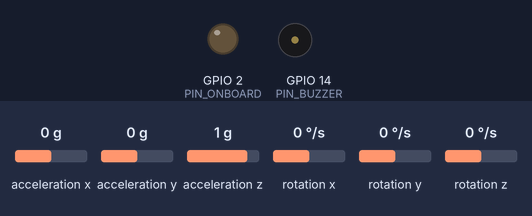
Bench run of a sketch on a simulated ESP32. Parts: output pins drawn as LEDs (lit = HIGH), buzzer (waves = sounding, pin HIGH). Wiring (inferred from the names in the program): MPU-6050 motion sensor at I2C address 0x68. The inputs (shaded band) are chosen by the test bench; at power-on: acceleration x 0 g, acceleration y 0 g, acceleration z 1 g, rotation x 0 °/s, rotation y 0 °/s, rotation z 0 °/s. WiFi joins after 1.5 s; servers stay silent unless stated; what the sketch prints to the serial monitor is not drawn.

Above: at 1.5 s.
1.6 s: acceleration x set to -1.4 g
At 1.77 s:
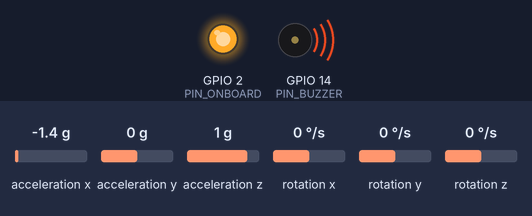
4.6 s: acceleration x set to 0.1 g
7.6 s: acceleration x set to 0 g
At 9.4 s:
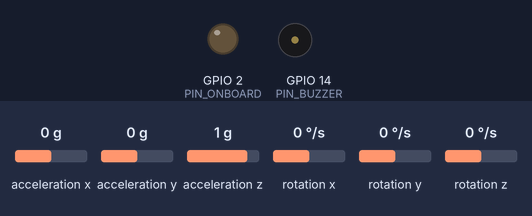
10.3 s: acceleration x set to -0.8 g
At 10.45 s:
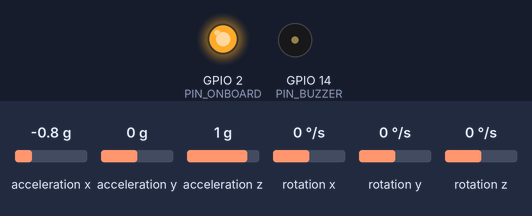
Timing chart, 0 to 14.3 s (numbered marks = the images above; inputs shaded):
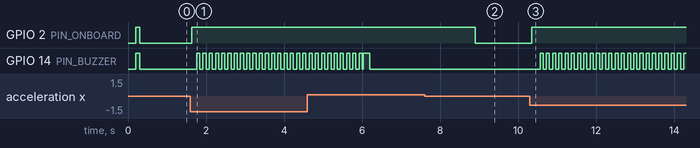

The sketch:

node.ino
```cpp
/*
 * ================================================================================
 *                   SURAKSHAMESH NODE FIRMWARE — SIH26025
 * Unified Sketch for Central Gateway (NODE-01) & Mesh Nodes (NODE-02, NODE-03)
 * ================================================================================
 *
 * Board Roles:
 *   NODE_INDEX 1, IS_GATEWAY 1 -> Central Gateway (NODE-01) with USB Serial / Wi-Fi Telemetry
 *   NODE_INDEX 2, IS_GATEWAY 0 -> Field Sensor Node (NODE-02) on wooden plank
 *   NODE_INDEX 3, IS_GATEWAY 0 -> Field Sensor Node (NODE-03) on wooden plank
 *
 * Hardware Wiring (Identical across all 3 nodes):
 *   MPU6050 IMU:   VCC -> 3V3 | GND -> GND | SDA -> GPIO 21 | SCL -> GPIO 22 | AD0 -> GND
 *   Active Buzzer: Pos(+) -> GPIO 14 | Neg(-) -> GND
 *   Status LED:    Onboard LED (GPIO 2)
 *   Power:         TP4056 + 18650 Battery (OUT+ -> VIN, OUT- -> GND) or USB-C
 *
 * Libraries Required (Built-in with ESP32 Board Package):
 *   Wire.h, esp_now.h, WiFi.h, esp_wifi.h, math.h
 * ================================================================================
 */

#include <Wire.h>
#include <esp_now.h>
#include <esp_wifi.h>
#include <WiFi.h>
#include <math.h>

// ==================== Node Configuration ====================
#define NODE_INDEX       1          // 1: NODE-01 (Gateway), 2: NODE-02, 3: NODE-03
#define IS_GATEWAY       1          // 1 on Central Gateway (NODE-01), 0 on Field Nodes
#define FLIP_PITCH       0          // 1 if IMU is mounted reversed on pitch axis
#define FLIP_ROLL        0          // 1 if IMU is mounted reversed on roll axis
#define MESH_CHANNEL     1          // Fixed Wi-Fi channel for 100% reliable ESP-NOW mesh

// Communication Mode for Gateway
#define USE_WIFI_HTTP    0          // 0 = USB Serial (serial-bridge.mjs), 1 = Direct Wi-Fi HTTP POST
#define WIFI_SSID        "SurakshaMesh-Hotspot"
#define WIFI_PASS        "suraksha123"
#define API_URL          "http://192.168.137.1:3000/api/telemetry"

// Peripherals
#define USE_ONBOARD_LED  1
#define USE_BUZZER       1          // Active Buzzer on GPIO 14

// Pin Definitions
#define MPU_ADDR         0x68
#define SDA_PIN          21
#define SCL_PIN          22
#define PIN_BUZZER       14
#define PIN_ONBOARD      2

// Sampling & Filter Constants
#define SAMPLE_HZ        50         // 50 Hz loop rate (20ms interval)
#define SEND_MS          1000       // Broadcast rate: 1 packet per second
#define VIB_WINDOW       50         // 50-sample rolling RMS window (1.0s)
#define ALPHA            0.98f      // Complementary filter weight (98% gyro + 2% accel)

#if USE_WIFI_HTTP
#include <HTTPClient.h>
#endif

// Packet structure sent over ESP-NOW mesh (29 bytes packed)
typedef struct __attribute__((packed)) {
  uint8_t  id;           // Node ID (1, 2, 3)
  uint16_t seq;          // Packet sequence counter (wraps at 65535)
  float    pitch;        // Relative delta pitch (degrees)
  float    roll;         // Relative delta roll (degrees)
  float    vib;          // Dynamic vibration RMS (g)
  float    stalta;       // Current STA/LTA ratio
  float    temp_c;       // Internal MPU6050 temperature (Celsius)
  uint32_t t_ms;         // Node uptime (milliseconds)
  uint8_t  risk;         // Risk Level: 0=Normal, 1=Watch, 2=Warning, 3=Critical
  uint8_t  event_type;   // Event Classification: 0=None, 1=Pending, 2=Subsidence, 3=Blast
} packet_t;

// Sensor & Filter State
static bool  mpu_ready = false;
static bool  first_sample = true;
static bool  tared = false;
static float pitch_raw = 0.0f, roll_raw = 0.0f;
static float pitch_zero = 0.0f, roll_zero = 0.0f; // Auto-tared resting zero
static float delta_pitch = 0.0f, delta_roll = 0.0f;
static uint32_t tilt_started_at = 0;

// Dynamic Vibration State (AC filter eliminates static gravity offset)
static float mag_dc = 1.0f;
static float vib_rms = 0.0f;
static float vib_buf[VIB_WINDOW];
static int   vib_i = 0;
static int   vib_n = 0;

// STA/LTA Event Detector & Blast Classifier (Allen 1978, Earle & Shearer 1994)
#define STA_SAMPLES        25        // 0.5 s at 50 Hz
#define LTA_SAMPLES        1500      // 30.0 s at 50 Hz
#define STALTA_THRESH      4.0f      // Event trigger ratio

static float   sta_buf[STA_SAMPLES];
static float   lta_buf[LTA_SAMPLES];
static int     sta_i   = 0;
static int     lta_i   = 0;
static float   sta_sum = 0.0f;
static float   lta_sum = 0.0f;
static float   stalta_ratio = 0.0f;

// Event State Machine (Blast vs. Ground Subsidence)
#define EVT_TILT_DELTA_DEG 0.5f      // Minimum tilt shift to confirm subsidence (degrees)
#define EVT_CHECK_MS       30000UL   // 30s observation window before classifying
#define EVT_RESET_MS       90000UL   // 90s reset window after classification

typedef enum { EVT_NONE = 0, EVT_PENDING = 1, EVT_SUBSIDENCE = 2, EVT_BLAST = 3 } evt_t;

static evt_t    evt_state          = EVT_NONE;
static uint32_t evt_time           = 0;
static float    evt_pitch_snapshot = 0.0f;
static float    evt_roll_snapshot  = 0.0f;
static uint8_t  event_type         = 0;
static uint16_t seq_counter        = 0;
static float    node_temp_c        = 25.0f;

// Alarm & Mesh State
static uint8_t risk = 0;
static uint8_t max_mesh_risk = 0;
static uint32_t last_mesh_alert = 0;
static uint32_t last_send = 0;
static uint32_t last_sample = 0;
static uint32_t last_mpu_retry = 0;
static uint8_t broadcast_mac[] = {0xFF, 0xFF, 0xFF, 0xFF, 0xFF, 0xFF};

// Helpers
static const char* getNodeName(uint8_t id) {
  if (id == 1) return "NODE-01";
  if (id == 2) return "NODE-02";
  if (id == 3) return "NODE-03";
  static char customName[16];
  snprintf(customName, sizeof(customName), "NODE-%02d", id);
  return customName;
}

static const char* getNodeRole(uint8_t id) {
  return (id == 1) ? "gateway" : "field";
}

// ==================== Active Buzzer & LED Feedback ====================
static void update_feedback(uint8_t r) {
  uint8_t effective_risk = r;

#if IS_GATEWAY
  // Gateway sounds alarm if its own sensor OR incoming mesh packets detect danger
  if (millis() - last_mesh_alert < 3000 && max_mesh_risk > effective_risk) {
    effective_risk = max_mesh_risk;
  } else if (millis() - last_mesh_alert >= 3000) {
    max_mesh_risk = 0;
  }
#endif

#if USE_ONBOARD_LED
  digitalWrite(PIN_ONBOARD, (effective_risk >= 1) ? HIGH : LOW);
#endif

#if USE_BUZZER
  uint32_t now_ms = millis();
  if (effective_risk <= 1) {
    // Completely SILENT during Normal (0) and transient Watch (1)
    digitalWrite(PIN_BUZZER, LOW);
  } else if (effective_risk == 2) {
    // Pulsing warning beep on persistent >5° tilt (200ms ON / 200ms OFF)
    bool beep = (now_ms % 400) < 200;
    digitalWrite(PIN_BUZZER, beep ? HIGH : LOW);
  } else if (effective_risk == 3) {
    // Rapid emergency siren on >8° severe tilt / collapse (80ms ON / 80ms OFF)
    bool alert = (now_ms % 160) < 80;
    digitalWrite(PIN_BUZZER, alert ? HIGH : LOW);
  }
#endif
}

// ==================== MPU6050 Driver ====================
static bool mpu_write(uint8_t reg, uint8_t val) {
  Wire.beginTransmission(MPU_ADDR);
  Wire.write(reg);
  Wire.write(val);
  return (Wire.endTransmission() == 0);
}

static bool mpu_begin() {
  Wire.begin(SDA_PIN, SCL_PIN);
  Wire.setClock(400000);
  delay(50);
  if (!mpu_write(0x6B, 0x00)) return false; // Wake up from sleep
  mpu_write(0x1B, 0x00);                    // Gyro range: +-250 dps
  mpu_write(0x1C, 0x00);                    // Accel range: +-2 g
  return true;
}

static bool mpu_read(float *ax, float *ay, float *az, float *gx, float *gy, float *gz, float *temp) {
  Wire.beginTransmission(MPU_ADDR);
  Wire.write(0x3B);
  if (Wire.endTransmission(false) != 0) return false;
  if (Wire.requestFrom((int)MPU_ADDR, 14) != 14) return false;

  int16_t rax = (Wire.read() << 8) | Wire.read();
  int16_t ray = (Wire.read() << 8) | Wire.read();
  int16_t raz = (Wire.read() << 8) | Wire.read();
  int16_t rtemp = (Wire.read() << 8) | Wire.read();
  int16_t rgx = (Wire.read() << 8) | Wire.read();
  int16_t rgy = (Wire.read() << 8) | Wire.read();
  int16_t rgz = (Wire.read() << 8) | Wire.read();

  *ax = rax / 16384.0f;
  *ay = ray / 16384.0f;
  *az = raz / 16384.0f;
  if (temp) *temp = (rtemp / 340.0f) + 36.53f; // MPU6050 internal thermometer formula
  *gx = rgx / 131.0f;
  *gy = rgy / 131.0f;
  *gz = rgz / 131.0f;
  return true;
}

// ==================== Decision Engine ====================
// Matches the Command Center algorithm:
// - ΔTilt < 2.0° : Normal (0)
// - ΔTilt 2.0°–5.0° or vibration >= 0.15g : Watch (1)
// - ΔTilt > 5.0° sustained for 3.0s : Warning (2)
// - ΔTilt > 8.0° : Critical Emergency (3)
static uint8_t classify(float dp, float dr, float v, uint32_t now) {
  if (!tared) return 0; // Remain silent during 1-second startup auto-tare

  float delta_tilt = fabsf(dp) > fabsf(dr) ? fabsf(dp) : fabsf(dr);

  // Track deformation persistence to prevent false alarms from brief 1-second bumps
  if (delta_tilt >= 2.0f) {
    if (tilt_started_at == 0) tilt_started_at = now;
  } else if (delta_tilt < 1.5f) {
    tilt_started_at = 0; // Hysteresis reset
  }

  bool is_persistent = (tilt_started_at != 0) && ((now - tilt_started_at) >= 3000);

  if (delta_tilt >= 8.0f) {
    return 3; // Critical: Immediate alarm on severe tilt
  }
  if (delta_tilt >= 5.0f && is_persistent) {
    return 2; // Warning: 5° tilt held for >3 seconds
  }
  if (delta_tilt >= 2.0f || v >= 0.15f) {
    return 1; // Watch: Minor tilt/vibration (Buzzer stays SILENT)
  }
  return 0;   // Normal: Ground is stable (Buzzer stays SILENT)
}

// ==================== Telemetry Emission ====================
static void emit_json(const packet_t *p) {
  Serial.print("{\"nodeId\":\"");
  Serial.print(getNodeName(p->id));
  Serial.print("\",\"role\":\"");
  Serial.print(getNodeRole(p->id));
  Serial.print("\",\"seq\":");
  Serial.print(p->seq);
  Serial.print(",\"pitch\":");
  Serial.print(p->pitch, 2);
  Serial.print(",\"roll\":");
  Serial.print(p->roll, 2);
  Serial.print(",\"vibration\":");
  Serial.print(p->vib, 4);
  Serial.print(",\"stalta\":");
  Serial.print(p->stalta, 2);
  Serial.print(",\"temp\":");
  Serial.print(p->temp_c, 1);
  Serial.print(",\"t\":");
  Serial.print(p->t_ms);
  Serial.print(",\"risk\":");
  Serial.print(p->risk);
  Serial.print(",\"evt\":");
  Serial.print(p->event_type);
  Serial.println("}");
}

#if USE_WIFI_HTTP && IS_GATEWAY
static void post_http_packet(const packet_t *p) {
  if (WiFi.status() != WL_CONNECTED) return;
  HTTPClient http;
  http.begin(API_URL);
  http.addHeader("Content-Type", "application/json");

  char jsonBuf[320];
  snprintf(jsonBuf, sizeof(jsonBuf),
    "{\"packets\":[{\"nodeId\":\"%s\",\"role\":\"%s\",\"seq\":%u,\"pitch\":%.2f,\"roll\":%.2f,\"vibration\":%.4f,\"stalta\":%.2f,\"temp\":%.1f,\"risk\":%u,\"evt\":%u}]}",
    getNodeName(p->id), getNodeRole(p->id), p->seq, p->pitch, p->roll, p->vib, p->stalta, p->temp_c, p->risk, p->event_type);

  http.POST((uint8_t*)jsonBuf, strlen(jsonBuf));
  http.end();
}
#endif

static void send_esp_now(const packet_t *p) {
  esp_now_send(broadcast_mac, (const uint8_t *)p, sizeof(*p));
}

// ==================== ESP-NOW Receiver Callback ====================
#if IS_GATEWAY
#if defined(ESP_ARDUINO_VERSION_MAJOR) && ESP_ARDUINO_VERSION_MAJOR >= 3
void on_rx(const esp_now_recv_info_t *info, const uint8_t *data, int len) {
  (void)info;
#else
void on_rx(const uint8_t *mac, const uint8_t *data, int len) {
  (void)mac;
#endif
  if (len < (int)sizeof(packet_t)) return;
  packet_t p;
  memcpy(&p, data, sizeof(p));

  // If incoming mesh packet reports warning or critical, update gateway buzzer
  if (p.risk >= 2) {
    max_mesh_risk = p.risk;
    last_mesh_alert = millis();
  }

  // Output to USB serial for Next.js dashboard
  emit_json(&p);

#if USE_WIFI_HTTP
  post_http_packet(&p);
#endif
}
#endif

// ==================== Setup ====================
void setup() {
  Serial.begin(115200);
  delay(200);

#if USE_ONBOARD_LED
  pinMode(PIN_ONBOARD, OUTPUT);
  digitalWrite(PIN_ONBOARD, HIGH); // Light LED during boot
#endif

#if USE_BUZZER
  pinMode(PIN_BUZZER, OUTPUT);
  // Short 100ms confirmation chirp on startup
  digitalWrite(PIN_BUZZER, HIGH);
  delay(100);
  digitalWrite(PIN_BUZZER, LOW);
#endif

#if USE_ONBOARD_LED
  digitalWrite(PIN_ONBOARD, LOW);
#endif

  // Initialize MPU6050
  mpu_ready = mpu_begin();
  if (!mpu_ready) {
    Serial.println("{\"err\":\"mpu6050_not_found\",\"msg\":\"Check I2C wiring (SDA=21, SCL=22)\"}");
  }

  // Setup Wi-Fi and Radio Channel
#if USE_WIFI_HTTP && IS_GATEWAY
  WiFi.mode(WIFI_AP_STA);
  WiFi.begin(WIFI_SSID, WIFI_PASS);
#else
  WiFi.mode(WIFI_STA);
  WiFi.disconnect();
  esp_wifi_set_channel(MESH_CHANNEL, WIFI_SECOND_CHAN_NONE);
#endif

  // Initialize ESP-NOW
  if (esp_now_init() == ESP_OK) {
    esp_now_peer_info_t peer = {};
    memcpy(peer.peer_addr, broadcast_mac, 6);
    peer.channel = 0; // Send on current Wi-Fi channel
    peer.encrypt = false;
    esp_now_add_peer(&peer);

#if IS_GATEWAY
#if defined(ESP_ARDUINO_VERSION_MAJOR) && ESP_ARDUINO_VERSION_MAJOR >= 3
    esp_now_register_recv_cb(on_rx);
#else
    esp_now_register_recv_cb((esp_now_recv_cb_t)on_rx);
#endif
#endif
  } else {
    Serial.println("{\"err\":\"espnow_init_failed\"}");
  }

  last_sample = micros();
  Serial.print("{\"boot\":1,\"nodeId\":\"");
  Serial.print(getNodeName(NODE_INDEX));
  Serial.print("\",\"role\":\"");
  Serial.print(getNodeRole(NODE_INDEX));
  Serial.print("\",\"isGateway\":");
  Serial.print(IS_GATEWAY);
  Serial.println("}");
}

// ==================== Main Loop (50 Hz) ====================
void loop() {
  uint32_t now_us = micros();
  uint32_t dt_us = now_us - last_sample;

  // Enforce 50 Hz loop rate (20,000 µs interval)
  if (dt_us < (1000000UL / SAMPLE_HZ)) {
    update_feedback(risk);
    return;
  }
  last_sample = now_us;
  float dt = dt_us / 1000000.0f;
  if (dt > 0.1f) dt = 0.02f;

  uint32_t now = millis();

  // Retry MPU initialization every 5s if disconnected at boot
  if (!mpu_ready) {
    if (now - last_mpu_retry >= 5000) {
      last_mpu_retry = now;
      mpu_ready = mpu_begin();
    }
  }

  // If MPU is ready, read and process sensor data
  if (mpu_ready) {
    float ax, ay, az, gx, gy, gz;
    if (mpu_read(&ax, &ay, &az, &gx, &gy, &gz, &node_temp_c)) {
      // Calculate gravity tilt angles
      float acc_pitch = atan2f(-ax, sqrtf(ay * ay + az * az)) * 57.2957795f;
      float acc_roll  = atan2f(ay, az) * 57.2957795f;

      // Seed initial angles on first sample to avoid startup filter ramp lag
      if (first_sample) {
        pitch_raw = acc_pitch;
        roll_raw  = acc_roll;
        mag_dc = sqrtf(ax * ax + ay * ay + az * az);
        first_sample = false;
      } else {
        // Complementary Filter: 98% Gyro integration + 2% Accelerometer gravity
        pitch_raw = ALPHA * (pitch_raw + gy * dt) + (1.0f - ALPHA) * acc_pitch;
        roll_raw  = ALPHA * (roll_raw  + gx * dt) + (1.0f - ALPHA) * acc_roll;
      }

#if FLIP_PITCH
      pitch_raw = -pitch_raw;
#endif
#if FLIP_ROLL
      roll_raw = -roll_raw;
#endif

      // Auto-tare resting baseline during first 40 stable samples (approx. 0.8s)
      static uint32_t tare_samples = 0;
      static float sum_p = 0.0f, sum_r = 0.0f;
      if (!tared) {
        sum_p += pitch_raw;
        sum_r += roll_raw;
        tare_samples++;
        if (tare_samples >= 40) {
          pitch_zero = sum_p / 40.0f;
          roll_zero  = sum_r / 40.0f;
          tared = true;
        }
      }

      // Calculate relative deviation from calibrated ground zero
      delta_pitch = pitch_raw - pitch_zero;
      delta_roll  = roll_raw - roll_zero;

      // Dynamic Vibration RMS (Filtered for pure AC vibration, ignoring static gravity)
      float mag = sqrtf(ax * ax + ay * ay + az * az);
      mag_dc = 0.995f * mag_dc + 0.005f * mag; // Slow DC gravity tracker
      float ac = mag - mag_dc;

      vib_buf[vib_i] = ac * ac;
      vib_i = (vib_i + 1) % VIB_WINDOW;
      if (vib_n < VIB_WINDOW) vib_n++;
      float ss = 0.0f;
      for (int i = 0; i < vib_n; i++) ss += vib_buf[i];
      vib_rms = sqrtf(ss / vib_n);

      // ---- STA/LTA Event Detector (Allen 1978, Earle & Shearer 1994) ----
      float ac_abs = fabsf(ac);

      // Short-Term Average (STA: 0.5s window at 50 Hz = 25 samples)
      sta_sum -= sta_buf[sta_i];
      sta_buf[sta_i] = ac_abs;
      sta_sum += ac_abs;
      sta_i = (sta_i + 1) % STA_SAMPLES;

      // Long-Term Average (LTA: 30.0s window at 50 Hz = 1500 samples)
      lta_sum -= lta_buf[lta_i];
      lta_buf[lta_i] = ac_abs;
      lta_sum += ac_abs;
      lta_i = (lta_i + 1) % LTA_SAMPLES;

      float sta_mean = sta_sum / (float)STA_SAMPLES;
      float lta_mean = lta_sum / (float)LTA_SAMPLES;
      stalta_ratio   = (lta_mean > 0.001f) ? (sta_mean / lta_mean) : 0.0f;
      bool event_now = (stalta_ratio > STALTA_THRESH);

      // ---- Event Classification State Machine (Blast vs. Ground Subsidence) ----
      if (event_now && evt_state == EVT_NONE) {
        evt_state          = EVT_PENDING;
        evt_time           = now;
        evt_pitch_snapshot = delta_pitch;
        evt_roll_snapshot  = delta_roll;
        event_type         = 1; // Pending
      }

      if (evt_state == EVT_PENDING && (now - evt_time) >= EVT_CHECK_MS) {
        float dp = fabsf(delta_pitch - evt_pitch_snapshot);
        float dr = fabsf(delta_roll  - evt_roll_snapshot);
        if (dp > EVT_TILT_DELTA_DEG || dr > EVT_TILT_DELTA_DEG) {
          evt_state  = EVT_SUBSIDENCE;
          event_type = 2; // Permanent tilt offset -> Subsidence event
        } else {
          evt_state  = EVT_BLAST;
          event_type = 3; // No permanent tilt offset -> Transient blast vibration
        }
      }

      // Reset after 90s cooldown to re-arm detector
      if ((evt_state == EVT_SUBSIDENCE || evt_state == EVT_BLAST) && (now - evt_time) >= EVT_RESET_MS) {
        evt_state  = EVT_NONE;
        event_type = 0;
      }

      // Classify subsidence risk
      risk = classify(delta_pitch, delta_roll, vib_rms, now);
    } else {
      mpu_ready = false; // I2C communication dropped
    }
  }

  // Update physical Buzzer & LED
  update_feedback(risk);

  // Broadcast telemetry once per second
  if (now - last_send < SEND_MS) return;
  last_send = now;

  packet_t p;
  p.id = NODE_INDEX;
  p.seq = seq_counter++;
  p.pitch = delta_pitch;
  p.roll = delta_roll;
  p.vib = vib_rms;
  p.stalta = stalta_ratio;
  p.temp_c = node_temp_c;
  p.t_ms = now;
  p.risk = risk;
  p.event_type = event_type;

  // Broadcast packet to Gateway over ESP-NOW mesh
  send_esp_now(&p);

  // If Gateway, emit own reading locally to USB Serial / HTTP
#if IS_GATEWAY
  emit_json(&p);
#if USE_WIFI_HTTP
  post_http_packet(&p);
#endif
#endif
}
```

Measured:
- after the input at 1.6 s, GPIO 2 (PIN_ONBOARD): LOW → HIGH at once; GPIO 14 (PIN_BUZZER): alternates HIGH for 0.08 s and LOW for 0.08 s, starting after 0.16 s
- after the input at 7.6 s, GPIO 2 (PIN_ONBOARD): HIGH → LOW after 1.3 s
- after the input at 10.3 s, GPIO 2 (PIN_ONBOARD): LOW → HIGH at once; GPIO 14 (PIN_BUZZER): alternates HIGH for 0.08 s and LOW for 0.08 s, starting after 0.26 s
